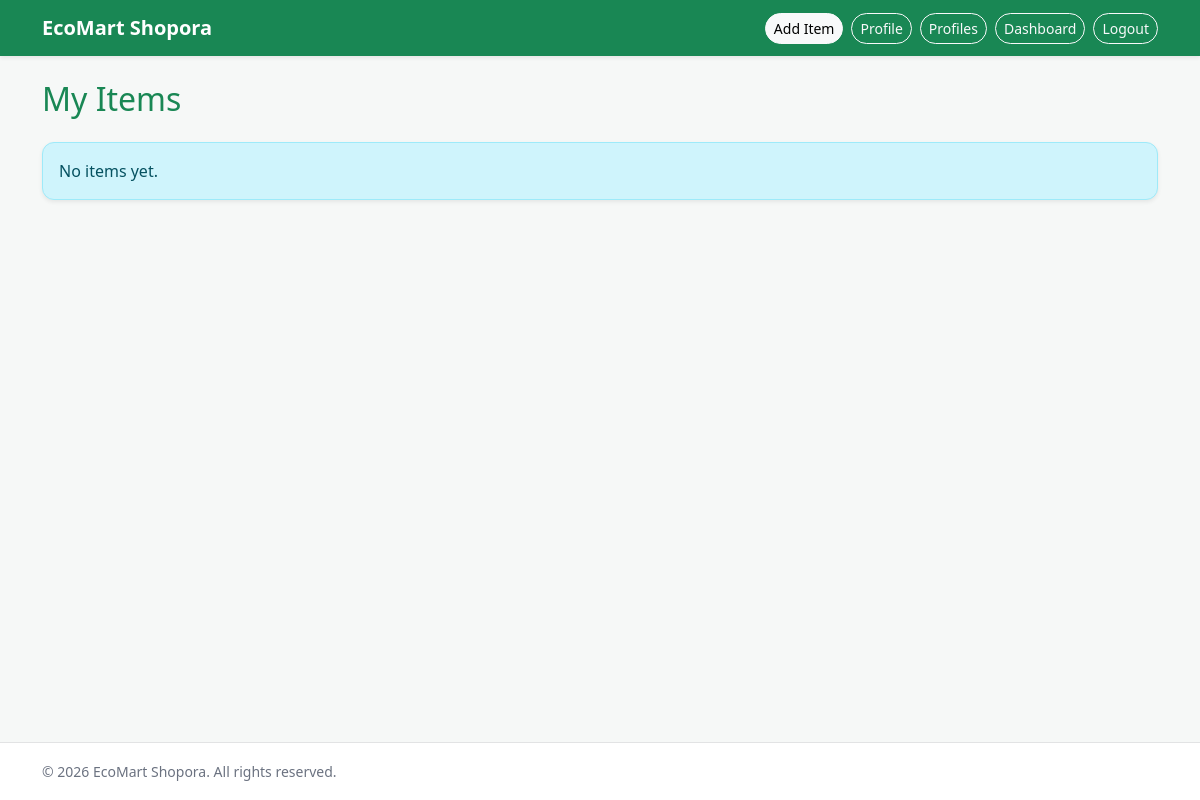
/seller/items/ (signed in), run on an earlier commit of the app's database.
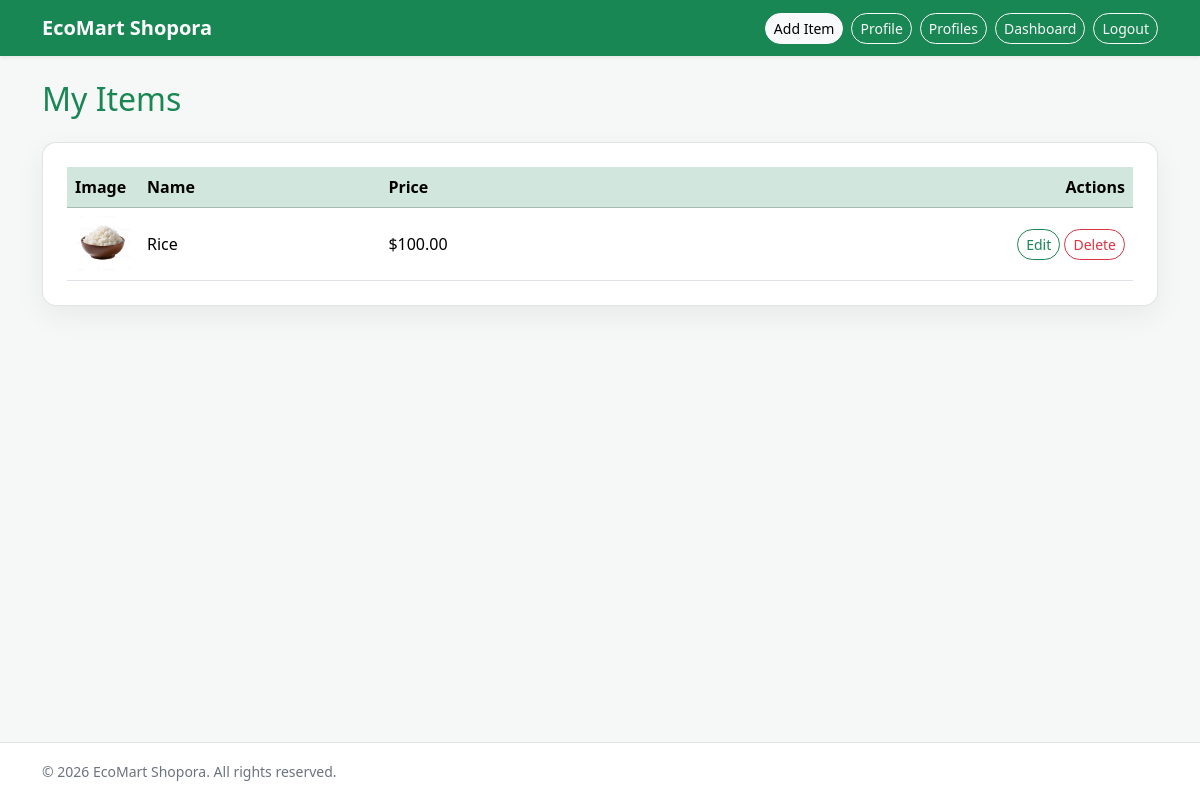
And on a later commit of the database.
### buyhive/models.py (models this page shows, shortened)
class Item(models.Model):
    owner = models.ForeignKey(
        settings.AUTH_USER_MODEL, on_delete=models.CASCADE, related_name="items"
    )
    name = models.CharField(max_length=120)
    description = models.TextField(blank=True)
    price = models.DecimalField(max_digits=10, decimal_places=2)
    created_at = models.DateTimeField(auto_now_add=True)

class ItemImage(models.Model):
    item = models.ForeignKey(Item, on_delete=models.CASCADE, related_name="images")
    image = models.FileField(upload_to="items/")
    created_at = models.DateTimeField(auto_now_add=True)

### buyhive/views.py (the view)
# urls.py: path("seller/items/", views.seller_items, name="seller_items"),
@login_required
def seller_items(request):
    if not _seller_required(request):
        raise Http404()
    items = Item.objects.filter(owner=request.user).prefetch_related("images").order_by("-created_at")
    return render(request, "seller/items_list.html", {"items": items})

### buyhive/views.py (called while the page is built)
def _get_or_create_profile(user):
    if not user.is_authenticated:
        return None
    profile, _ = Profile.objects.get_or_create(user=user)
    return profile

def _seller_required(request):
    if not request.user.is_authenticated:
        return False
    profile = _get_or_create_profile(request.user)
    return bool(profile and profile.account_type == Profile.ACCOUNT_SELLER) or request.user.is_staff

### buyhive/templates/seller/items_list.html
{% extends 'base.html' %}
{% block navbar %}
<nav class="navbar navbar-expand-lg navbar-dark bg-success shadow-sm">
  <div class="container">
    <a class="navbar-brand fw-bold" href="{% url 'dashboard' %}">EcoMart Shopora</a>
    <div class="ms-auto d-flex gap-2">
      <a class="btn btn-light btn-sm" href="{% url 'seller_item_create' %}">Add Item</a>
      <a class="btn btn-outline-light btn-sm" href="{% url 'profile_edit' %}">Profile</a>
      <a class="btn btn-outline-light btn-sm" href="{% url 'profiles_search' %}">Profiles</a>
      <a class="btn btn-outline-light btn-sm" href="{% url 'dashboard' %}">Dashboard</a>
      <a class="btn btn-outline-light btn-sm" href="{% url 'logout' %}">Logout</a>
    </div>
  </div>
</nav>
{% endblock %}
{% block content %}
  <h2 class="mb-4 text-success">My Items</h2>
  {% if items %}
    <div class="bh-surface p-3 p-md-4">
        <div class="table-responsive">
          <table class="table table-hover align-middle">
            <thead class="table-success">
              <tr>
                <th>Image</th>
                <th>Name</th>
                <th>Price</th>
                <th class="text-end">Actions</th>
              </tr>
            </thead>
            <tbody>
              {% for item in items %}
              <tr>
                <td style="width: 72px;">
                  {% with first_image=item.images.first %}
                    {% if first_image %}
                      <img src="{{ first_image.image.url }}" alt="Item image" style="width: 56px; height: 56px; object-fit: cover; border-radius: 8px;" />
                    {% else %}
                      <span class="text-muted">—</span>
                    {% endif %}
                  {% endwith %}
                </td>
                <td>{{ item.name }}</td>
                <td>${{ item.price }}</td>
                <td class="text-end">
                  <a class="btn btn-sm btn-outline-success"
                     href="{% url 'seller_item_update' item.pk %}">
                     Edit
                  </a>
                  <a class="btn btn-sm btn-outline-danger"
                     href="{% url 'seller_item_delete' item.pk %}">
                     Delete
                  </a>
                </td>
              </tr>
              {% endfor %}
            </tbody>
          </table>
        </div>
    </div>
  {% else %}
    <div class="alert alert-info shadow-sm">
      No items yet.
    </div>
  {% endif %}
{% endblock %}

What changed in the data, as far as the page shows it:
added Item: images.first.image (picture), name "Rice", price "100.00"
Also different on the page:
text no longer shown: "No items yet."
text now shown: "Image Name Price Actions"
